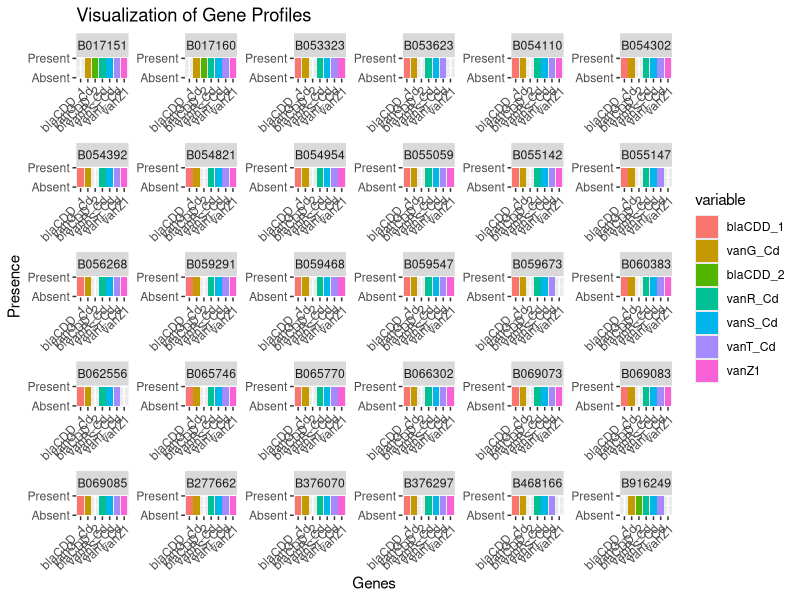
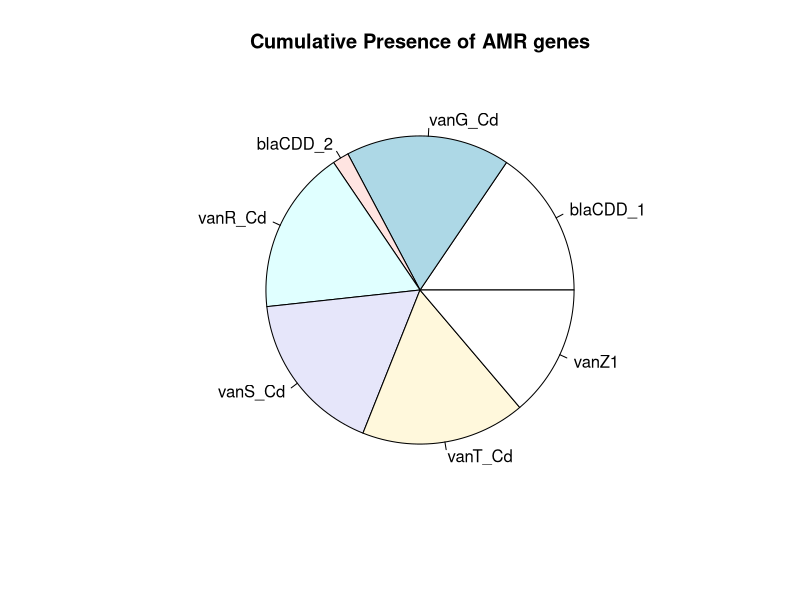
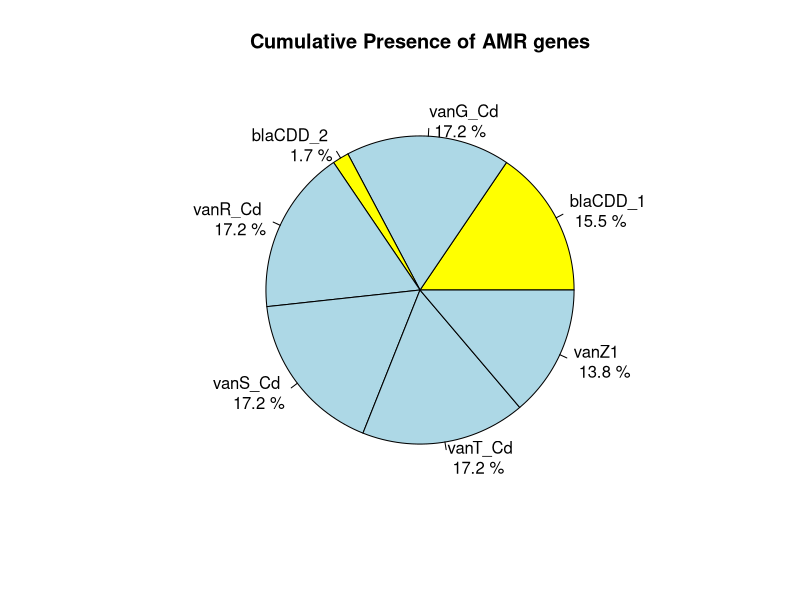

R code for these plots, in order:
library(ggplot2)
library(reshape2)

gene_data <- data.frame(
  ID = c("B017151", "B017160", "B053323", "B053623", "B054110", "B054302", "B054392", "B054821", "B054954", "B055059", "B055142", "B055147", "B056268", "B059291", "B059468", "B059547", "B059673", "B060383", "B062556", "B065746", "B065770", "B066302", "B069073", "B069083", "B069085", "B277662", "B376070", "B376297", "B468166", "B916249"),
  blaCDD_1 = c(0, 0, 100, 100, 100, 100, 100, 100, 100, 100, 100, 100, 100, 100, 100, 100, 100, 100, 100, 100, 100, 100, 100, 100, 100, 100, 100, 100, 100, 0),
  vanG_Cd = c(100, 100, 100, 100, 100, 100, 100, 100, 100, 100, 100, 100, 100, 100, 100, 100, 100, 100, 100, 100, 100, 100, 100, 100, 100, 100, 100, 100, 100, 100),
  blaCDD_2= c(100, 100, 0, 0, 0, 0, 0, 0, 0, 0, 0, 0, 0, 0, 0, 0, 0, 0, 0, 0, 0, 0, 0, 0, 0, 0, 0, 0, 0, 100),
  vanR_Cd = c(100, 100, 100, 100, 100, 100, 100, 100, 100, 100, 100, 100, 100, 100, 100, 100, 100, 100, 100, 100, 100, 100, 100, 100, 100, 100, 100, 100, 100, 100),
  vanS_Cd = c(100, 100, 100, 100, 100, 100, 100, 100, 100, 100, 100, 100, 100, 100, 100, 100, 100, 100, 100, 100, 100, 100, 100, 100, 100, 100, 100, 100, 100, 100),
  vanT_Cd = c(100, 100, 100, 100, 100, 100, 100, 100, 100, 100, 100, 100, 100, 100, 100, 100, 100, 100, 100, 100, 100, 100, 100, 100, 100, 100, 100, 100, 100, 100),
  vanZ1 = c(100, 100, 100, 0, 100, 100, 100, 100, 100, 100, 100, 0, 100, 100, 100, 100, 0, 100, 0, 100, 100, 100, 100, 100, 100, 100, 100, 100, 0, 0)
)

# replace 100 with 1
gene_data[gene_data == 100] <- 1

# melt the dataframe for easier plotting
melted_gene_data <- melt(gene_data, id.vars = "ID")

# plot
ggplot(melted_gene_data, aes(x = variable, y = value, fill = variable)) +
  geom_bar(stat = "identity") +
  facet_wrap(~ ID, scales = "free") +
  labs(title = "Visualization of Gene Profiles", x = "Genes", y = "Presence") +
  scale_y_continuous(labels = c("Absent", "Present"), breaks = c(0, 1)) +
  theme(axis.text.x = element_text(angle = 45, hjust = 1))

# Calculate cumulative presence/absence of each gene
cumulative_presence <- colSums(gene_data[, -1])

# Convert to data frame
cumulative_data <- data.frame(Gene = names(cumulative_presence), Presence = cumulative_presence)

# plot pie chart of all labels
pie(cumulative_data$Presence, labels = cumulative_data$Gene, main = "Cumulative Presence of AMR genes")



# calculate cumulative presence/absence of each gene
cumulative_presence <- colSums(gene_data[, -1])

# calculate percentages
percentages <- cumulative_presence / sum(cumulative_presence) * 100

# convert to dataframe
cumulative_data <- data.frame(Gene = names(cumulative_presence), Presence = cumulative_presence, Percentage = percentages)

colors <- ifelse(grepl("^van", cumulative_data$Gene), "lightblue", "yellow")

# plot pie chart-grouped genes
pie(cumulative_data$Percentage, labels = paste(cumulative_data$Gene, "\n", round(cumulative_data$Percentage, 1), "%"), col = colors, main = "Cumulative Presence of AMR genes")

